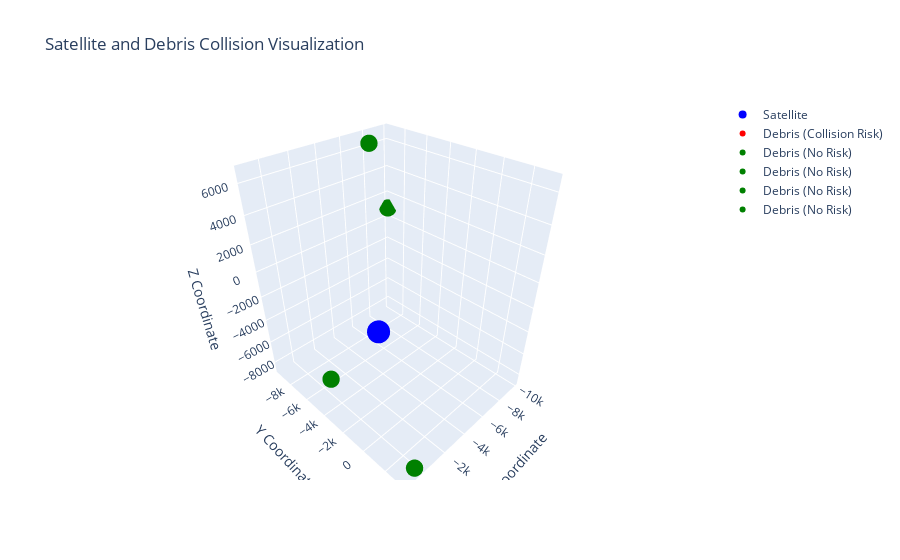

Notebook code for this chart:
### Code cell
import tkinter as tk
from tkinter import messagebox
import numpy as np
import plotly.graph_objects as go
from tensorflow.keras.models import load_model
import joblib
import warnings

# Suppress feature names warning
warnings.filterwarnings("ignore", category=UserWarning)

# Load the trained LSTM model
model = load_model('collision_prediction_model.h5')

# Load the saved scaler
scaler = joblib.load('scaler.pkl')

# Initialize the main Tkinter window
root = tk.Tk()

# Set full-screen mode
root.state('zoomed')  # Windows specific full-screen, use root.attributes("-fullscreen", True) for others
root.title("Satellite Collision Prediction")

# Set theme colors and font
BACKGROUND_COLOR = "#1F1F1F"  # Dark background
FOREGROUND_COLOR = "#FFFFFF"  # White text color
ACCENT_COLOR = "#2196F3"  # Blue accent color
FONT = ("Helvetica", 16)
BUTTON_FONT = ("Helvetica", 14, "bold")

# Apply background color to the entire window
root.configure(bg=BACKGROUND_COLOR)

# Function to generate random debris coordinates, ensuring one debris point is high risk
def generate_random_debris_with_risk(satellite_coords, n=15, limit=10000):
    debris_coords = np.random.uniform(-limit, limit, size=(n, 3))
    
    # Ensure at least one high-risk debris by placing it very close to the satellite
    high_risk_debris = satellite_coords + np.random.uniform(-5, 5, size=(3))  # Place within 5 km
    debris_coords[0] = high_risk_debris  # Set the first debris as the high-risk one
    
    return debris_coords

# Function to calculate relative distance and velocity (dummy velocity for now)
def calculate_relative_distance(satellite_coords, debris_coords):
    distances = np.linalg.norm(debris_coords - satellite_coords, axis=1)
    relative_velocity = np.random.uniform(0, 2, len(debris_coords))  # Keep velocities low for high risk
    return distances, relative_velocity

# Function to preprocess data for LSTM prediction
def preprocess_for_prediction(satellite_coords, debris_coords, distances, velocities, sequence_length=10):
    processed_data = []
    for i in range(len(debris_coords)):
        relative_distance = distances[i]
        relative_acceleration = velocities[i]  # Placeholder for acceleration
        rolling_avg_speed = np.mean(velocities[:i+1]) if i >= 1 else velocities[i]  # Rolling avg speed
        delta_risk = np.random.uniform(0, 1)  # Placeholder for delta risk
        weighted_distance = relative_distance / (relative_distance + 1)

        # Create input feature row
        row = [relative_distance, relative_acceleration, rolling_avg_speed, delta_risk, weighted_distance]
        processed_data.append(row)
    
    # Debug: Print the features for the first debris (close debris)
    print(f"Features for high-risk debris (first debris): {processed_data[0]}")

    # If there are not enough debris points to generate sequences, return an empty array
    if len(processed_data) < sequence_length:
        return np.array([])  # Return empty array to avoid model errors

    # Scale the features using the loaded scaler
    processed_data = scaler.transform(np.array(processed_data))

    # Generate sequences for LSTM input
    sequences = []
    for i in range(len(processed_data) - sequence_length):
        sequences.append(processed_data[i:i+sequence_length])

    return np.array(sequences)

# Function to handle predictions and visualization
def visualize_and_predict():
    # Get satellite coordinates from user input
    try:
        sat_x = float(entry_x.get())
        sat_y = float(entry_y.get())
        sat_z = float(entry_z.get())
    except ValueError:
        messagebox.showerror("Input Error", "Please enter valid numbers for the coordinates.")
        return
    
    satellite_coords = np.array([sat_x, sat_y, sat_z])

    # Generate random debris coordinates with at least one high-risk debris
    debris_coords = generate_random_debris_with_risk(satellite_coords)

    # Calculate relative distances and velocities
    relative_distances, relative_velocities = calculate_relative_distance(satellite_coords, debris_coords)

    # Preprocess data for model prediction
    sequences = preprocess_for_prediction(satellite_coords, debris_coords, relative_distances, relative_velocities)

    # Check if sequences were generated
    if sequences.size == 0:
        messagebox.showinfo("Error", "Not enough data to generate sequences for prediction.")
        return

    # Make predictions with the model
    predictions = model.predict(sequences)
    print(predictions)

    # Initialize plotly figure for 3D plotting
    fig = go.Figure()

    # Plot satellite
    fig.add_trace(go.Scatter3d(
        x=[satellite_coords[0]], y=[satellite_coords[1]], z=[satellite_coords[2]],
        mode='markers',
        marker=dict(size=8, color='blue'),
        name='Satellite'
    ))

    # Predict collisions and plot debris
    num_predictions = len(predictions)

    for i in range(num_predictions):  # Iterate over available predictions
        pred = predictions[i]  # Prediction for this debris
        if pred < 0.05:  # Collision risk
            fig.add_trace(go.Scatter3d(
                x=[debris_coords[i, 0]], y=[debris_coords[i, 1]], z=[debris_coords[i, 2]],
                mode='markers',
                marker=dict(size=6, color='red'),
                name='Debris (Collision Risk)'
            ))
        else:
            fig.add_trace(go.Scatter3d(
                x=[debris_coords[i, 0]], y=[debris_coords[i, 1]], z=[debris_coords[i, 2]],
                mode='markers',
                marker=dict(size=6, color='green'),
                name='Debris (No Risk)'
            ))

    # Add layout for plotly figure
    fig.update_layout(
        scene=dict(
            xaxis_title='X Coordinate',
            yaxis_title='Y Coordinate',
            zaxis_title='Z Coordinate',
        ),
        title='Satellite and Debris Collision Visualization',
    )

    # Show the interactive plot
    fig.show()

# ---------------------- GUI Design -----------------------

# Header label with modern style
header_label = tk.Label(root, text="Satellite Collision Prediction System", font=("Helvetica", 28, "bold"), bg=BACKGROUND_COLOR, fg=ACCENT_COLOR)
header_label.pack(pady=20)

# Frame for input fields
input_frame = tk.Frame(root, bg=BACKGROUND_COLOR)
input_frame.pack(pady=20)

# X Coordinate input
label_x = tk.Label(input_frame, text="Enter X Coordinate:", font=FONT, bg=BACKGROUND_COLOR, fg=FOREGROUND_COLOR)
label_x.grid(row=0, column=0, padx=10, pady=10)
entry_x = tk.Entry(input_frame, font=FONT, bg="#333", fg=FOREGROUND_COLOR)
entry_x.grid(row=0, column=1, padx=10, pady=10)

# Y Coordinate input
label_y = tk.Label(input_frame, text="Enter Y Coordinate:", font=FONT, bg=BACKGROUND_COLOR, fg=FOREGROUND_COLOR)
label_y.grid(row=1, column=0, padx=10, pady=10)
entry_y = tk.Entry(input_frame, font=FONT, bg="#333", fg=FOREGROUND_COLOR)
entry_y.grid(row=1, column=1, padx=10, pady=10)

# Z Coordinate input
label_z = tk.Label(input_frame, text="Enter Z Coordinate:", font=FONT, bg=BACKGROUND_COLOR, fg=FOREGROUND_COLOR)
label_z.grid(row=2, column=0, padx=10, pady=10)
entry_z = tk.Entry(input_frame, font=FONT, bg="#333", fg=FOREGROUND_COLOR)
entry_z.grid(row=2, column=1, padx=10, pady=10)

# Submit button with style
btn_visualize = tk.Button(root, text="Generate Debris and Predict Collisions", font=BUTTON_FONT, bg=ACCENT_COLOR, fg=FOREGROUND_COLOR, command=visualize_and_predict)
btn_visualize.pack(pady=30)

# Footer label
footer_label = tk.Label(root, text="© 2024 Rohan Menon", font=("Helvetica", 12), bg=BACKGROUND_COLOR, fg=FOREGROUND_COLOR)
footer_label.pack(pady=20)

# Start the Tkinter loop
root.mainloop()

### Figure 1 — Plotly figure (JSON) as saved in the notebook; plotly's stock layout.template omitted (floating-point values rounded to 4 significant figures)
{"data": [{"marker": {"color": "blue", "size": 8}, "mode": "markers", "name": "Satellite", "type": "scatter3d", "x": [100], "y": [100], "z": [100]}, {"marker": {"color": "red", "size": 6}, "mode": "markers", "name": "Debris (Collision Risk)", "type": "scatter3d", "x": [97.28], "y": [99.88], "z": [101.8]}, {"marker": {"color": "green", "size": 6}, "mode": "markers", "name": "Debris (No Risk)", "type": "scatter3d", "x": [376.6], "y": [3287.0], "z": [-8528.0]}, {"marker": {"color": "green", "size": 6}, "mode": "markers", "name": "Debris (No Risk)", "type": "scatter3d", "x": [-9895.0], "y": [-9436.0], "z": [842.5]}, {"marker": {"color": "green", "size": 6}, "mode": "markers", "name": "Debris (No Risk)", "type": "scatter3d", "x": [1195.0], "y": [-3254.0], "z": [-5176.0]}, {"marker": {"color": "green", "size": 6}, "mode": "markers", "name": "Debris (No Risk)", "type": "scatter3d", "x": [-7426.0], "y": [-8606.0], "z": [6564.0]}], "layout": {"scene": {"xaxis": {"title": {"text": "X Coordinate"}}, "yaxis": {"title": {"text": "Y Coordinate"}}, "zaxis": {"title": {"text": "Z Coordinate"}}}, "title": {"text": "Satellite and Debris Collision Visualization"}}}
